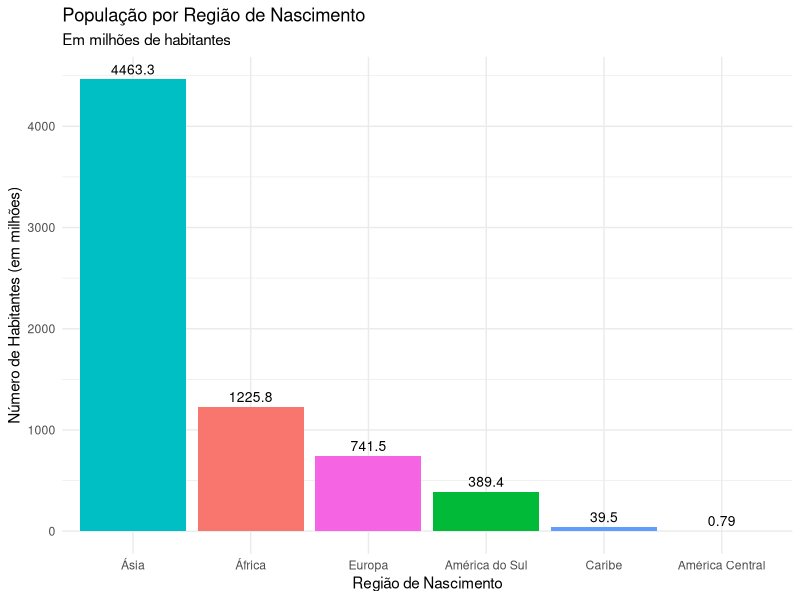

Generate this figure with R:



### Pacotes Necessários (certifique-se de que estão instalados) ###

# Se você não tiver os pacotes 'ggplot2' ou 'scales', instale-os primeiro.
# install.packages("ggplot2")
# install.packages("scales")

# Carregar os pacotes que vamos usar
library(ggplot2)
library(scales)

# --- Dados Iniciais ---
# 1. O número (em milhões) de habitantes de uma região.

# Criar os vetores com os dados da Tabela 1
regioes <- c("Europa", "Ásia", "Caribe", "América Central", "América do Sul", "África")
habitantes_milhoes <- c(741.5, 4463.3, 39.5, 0.79, 389.4, 1225.8)

# Criar um data frame (a estrutura de tabela do R)
dados <- data.frame(
  Nascimento = regioes,
  Habitantes = habitantes_milhoes
)

# Para evitar notação científica (ex: 1.2e+03) nos resultados e gráficos
options(scipen = 999)


### a) Construa uma distribuição de frequências relativas. ###

# 1. Calcular o total de habitantes
total_habitantes <- sum(dados$Habitantes)

# 2. Calcular a frequência relativa para cada região
# Frequência Relativa = (Valor da Região / Valor Total)
dados$Frequencia_Relativa <- dados$Habitantes / total_habitantes

# 3. Formatar a frequência relativa como porcentagem para melhor visualização
dados$Frequencia_Relativa_Percentual <- percent(dados$Frequencia_Relativa, accuracy = 0.1)

# 4. Mostrar a tabela com a distribuição de frequências
cat("--- a) Distribuição de Frequências Relativas ---\n\n")
print(dados)


### b) Represente os dados em um diagrama de colunas. ###

cat("\n--- b) Gerando o Diagrama de Colunas ---\n")
# Usamos o ggplot2 para criar um gráfico de alta qualidade
# reorder(Nascimento, -Habitantes) ordena as colunas da maior para a menor
grafico_colunas <- ggplot(dados, aes(x = reorder(Nascimento, -Habitantes), y = Habitantes, fill = Nascimento)) +
  geom_col() + # geom_col() é usado para criar gráficos de colunas com valores já definidos
  geom_text(aes(label = Habitantes), vjust = -0.5, size = 3.5) + # Adiciona os valores no topo das colunas
  labs(
    title = "População por Região de Nascimento",
    subtitle = "Em milhões de habitantes",
    x = "Região de Nascimento",
    y = "Número de Habitantes (em milhões)"
  ) +
  theme_minimal() + # Um tema visualmente mais limpo
  theme(legend.position = "none") # Remove a legenda, pois as cores já estão no eixo X

# Para exibir o gráfico no VS Code, basta "printar" o objeto do gráfico
print(grafico_colunas)


### c) Por que a moda é a medida mais adequada para esses dados? Qual o seu valor? ###

# 1. Explicação conceitual
cat("\n--- c) Análise da Moda ---\n\n")
cat("A variável 'Nascimento' é uma variável QUALITATIVA NOMINAL. Para esse tipo de variável, não é possível calcular medidas como média ou mediana (não faz sentido calcular a 'região média').\n")
cat("A única medida de tendência central aplicável é a MODA, que representa a categoria (neste caso, a região) com a maior frequência (neste caso, o maior número de habitantes).\n\n")

# 2. Encontrar a moda (a categoria com o maior valor)
# which.max() retorna o índice do valor máximo no vetor de Habitantes
indice_max <- which.max(dados$Habitantes)
regiao_modal <- dados$Nascimento[indice_max]

# 3. Mostrar o valor da moda na tela usando cat()
cat("O valor da moda para estes dados é a região:", regiao_modal, "\n")
cat("Isso ocorre porque 'Ásia' é a região com a maior população (4463.3 milhões).\n")
# Fim do script